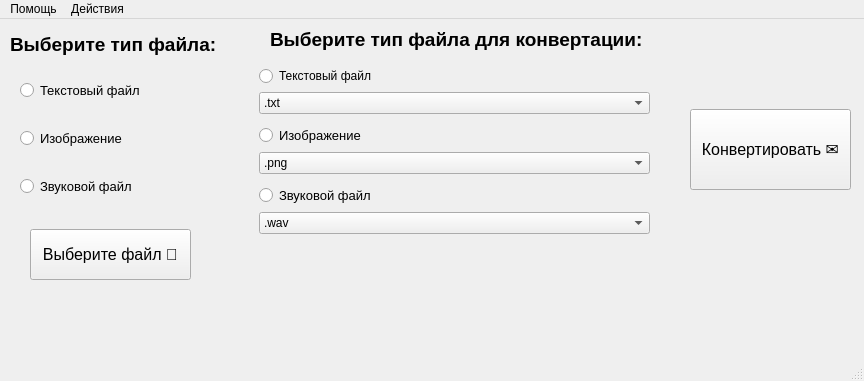
<?xml version="1.0" encoding="UTF-8"?>
<ui version="4.0">
 <class>MainWindow</class>
 <widget class="QMainWindow" name="MainWindow">
  <property name="geometry">
   <rect>
    <x>0</x>
    <y>0</y>
    <width>864</width>
    <height>381</height>
   </rect>
  </property>
  <property name="windowTitle">
   <string>Converter</string>
  </property>
  <widget class="QWidget" name="centralwidget">
   <widget class="QLabel" name="label">
    <property name="geometry">
     <rect>
      <x>10</x>
      <y>0</y>
      <width>231</width>
      <height>51</height>
     </rect>
    </property>
    <property name="font">
     <font>
      <pointsize>14</pointsize>
      <weight>75</weight>
      <bold>true</bold>
     </font>
    </property>
    <property name="text">
     <string>Выберите тип файла:</string>
    </property>
   </widget>
   <widget class="QPushButton" name="pushButton">
    <property name="geometry">
     <rect>
      <x>30</x>
      <y>210</y>
      <width>161</width>
      <height>51</height>
     </rect>
    </property>
    <property name="font">
     <font>
      <pointsize>12</pointsize>
      <weight>50</weight>
      <bold>false</bold>
     </font>
    </property>
    <property name="text">
     <string>Выберите файл 📁</string>
    </property>
   </widget>
   <widget class="QPushButton" name="pushButton_2">
    <property name="geometry">
     <rect>
      <x>690</x>
      <y>90</y>
      <width>161</width>
      <height>81</height>
     </rect>
    </property>
    <property name="font">
     <font>
      <pointsize>12</pointsize>
     </font>
    </property>
    <property name="text">
     <string>Конвертировать ✉️</string>
    </property>
   </widget>
   <widget class="QLabel" name="label_2">
    <property name="geometry">
     <rect>
      <x>270</x>
      <y>0</y>
      <width>391</width>
      <height>41</height>
     </rect>
    </property>
    <property name="font">
     <font>
      <pointsize>14</pointsize>
      <weight>75</weight>
      <bold>true</bold>
     </font>
    </property>
    <property name="autoFillBackground">
     <bool>false</bool>
    </property>
    <property name="text">
     <string>Выберите тип файла для конвертации:</string>
    </property>
   </widget>
   <widget class="QWidget" name="layoutWidget">
    <property name="geometry">
     <rect>
      <x>20</x>
      <y>40</y>
      <width>171</width>
      <height>161</height>
     </rect>
    </property>
    <layout class="QVBoxLayout" name="verticalLayout">
     <item>
      <widget class="QRadioButton" name="radioButton_3">
       <property name="font">
        <font>
         <pointsize>10</pointsize>
        </font>
       </property>
       <property name="text">
        <string>Текстовый файл</string>
       </property>
      </widget>
     </item>
     <item>
      <widget class="QRadioButton" name="radioButton_2">
       <property name="font">
        <font>
         <pointsize>10</pointsize>
        </font>
       </property>
       <property name="text">
        <string>Изображение</string>
       </property>
      </widget>
     </item>
     <item>
      <widget class="QRadioButton" name="radioButton">
       <property name="font">
        <font>
         <pointsize>10</pointsize>
        </font>
       </property>
       <property name="text">
        <string>Звуковой файл</string>
       </property>
      </widget>
     </item>
    </layout>
   </widget>
   <widget class="QWidget" name="layoutWidget">
    <property name="geometry">
     <rect>
      <x>259</x>
      <y>42</y>
      <width>391</width>
      <height>181</height>
     </rect>
    </property>
    <layout class="QVBoxLayout" name="verticalLayout_4">
     <item>
      <layout class="QVBoxLayout" name="verticalLayout_2">
       <item>
        <widget class="QRadioButton" name="radioButton_4">
         <property name="font">
          <font>
           <pointsize>9</pointsize>
          </font>
         </property>
         <property name="text">
          <string>Текстовый файл</string>
         </property>
        </widget>
       </item>
       <item>
        <widget class="QComboBox" name="comboBox">
         <item>
          <property name="text">
           <string>.txt</string>
          </property>
         </item>
         <item>
          <property name="text">
           <string>.doc</string>
          </property>
         </item>
         <item>
          <property name="text">
           <string>.rtf</string>
          </property>
         </item>
        </widget>
       </item>
      </layout>
     </item>
     <item>
      <layout class="QVBoxLayout" name="verticalLayout_3">
       <item>
        <widget class="QRadioButton" name="radioButton_5">
         <property name="font">
          <font>
           <pointsize>10</pointsize>
          </font>
         </property>
         <property name="text">
          <string>Изображение</string>
         </property>
        </widget>
       </item>
       <item>
        <widget class="QComboBox" name="comboBox_2">
         <item>
          <property name="text">
           <string>.png</string>
          </property>
         </item>
         <item>
          <property name="text">
           <string>.jpeg</string>
          </property>
         </item>
         <item>
          <property name="text">
           <string>.bmp</string>
          </property>
         </item>
        </widget>
       </item>
      </layout>
     </item>
     <item>
      <layout class="QVBoxLayout" name="verticalLayout_5">
       <item>
        <widget class="QRadioButton" name="radioButton_6">
         <property name="font">
          <font>
           <pointsize>10</pointsize>
          </font>
         </property>
         <property name="text">
          <string>Звуковой файл</string>
         </property>
        </widget>
       </item>
       <item>
        <widget class="QComboBox" name="comboBox_3">
         <item>
          <property name="text">
           <string>.wav</string>
          </property>
         </item>
         <item>
          <property name="text">
           <string>.mp3</string>
          </property>
         </item>
         <item>
          <property name="text">
           <string>.mid</string>
          </property>
         </item>
        </widget>
       </item>
      </layout>
     </item>
    </layout>
   </widget>
   <widget class="QLabel" name="label_3">
    <property name="geometry">
     <rect>
      <x>10</x>
      <y>270</y>
      <width>251</width>
      <height>31</height>
     </rect>
    </property>
    <property name="font">
     <font>
      <pointsize>11</pointsize>
     </font>
    </property>
    <property name="text">
     <string/>
    </property>
   </widget>
   <widget class="QLabel" name="label_4">
    <property name="geometry">
     <rect>
      <x>310</x>
      <y>270</y>
      <width>251</width>
      <height>31</height>
     </rect>
    </property>
    <property name="font">
     <font>
      <pointsize>11</pointsize>
     </font>
    </property>
    <property name="text">
     <string/>
    </property>
   </widget>
  </widget>
  <widget class="QMenuBar" name="menubar">
   <property name="geometry">
    <rect>
     <x>0</x>
     <y>0</y>
     <width>864</width>
     <height>21</height>
    </rect>
   </property>
   <widget class="QMenu" name="menu">
    <property name="title">
     <string>Помощь</string>
    </property>
    <addaction name="about_action"/>
    <addaction name="about_action2"/>
   </widget>
   <widget class="QMenu" name="menu_2">
    <property name="title">
     <string>Действия</string>
    </property>
    <addaction name="vzvuk"/>
    <addaction name="izvuk"/>
   </widget>
   <addaction name="menu"/>
   <addaction name="menu_2"/>
  </widget>
  <widget class="QStatusBar" name="statusbar"/>
  <action name="about_action2">
   <property name="text">
    <string>Выход</string>
   </property>
  </action>
  <action name="about_action">
   <property name="text">
    <string>О программе</string>
   </property>
  </action>
  <action name="vzvuk">
   <property name="text">
    <string>Вырезать звук из видео</string>
   </property>
  </action>
  <action name="izvuk">
   <property name="text">
    <string>Извлечь звук с видео</string>
   </property>
  </action>
 </widget>
 <resources/>
 <connections/>
</ui>
